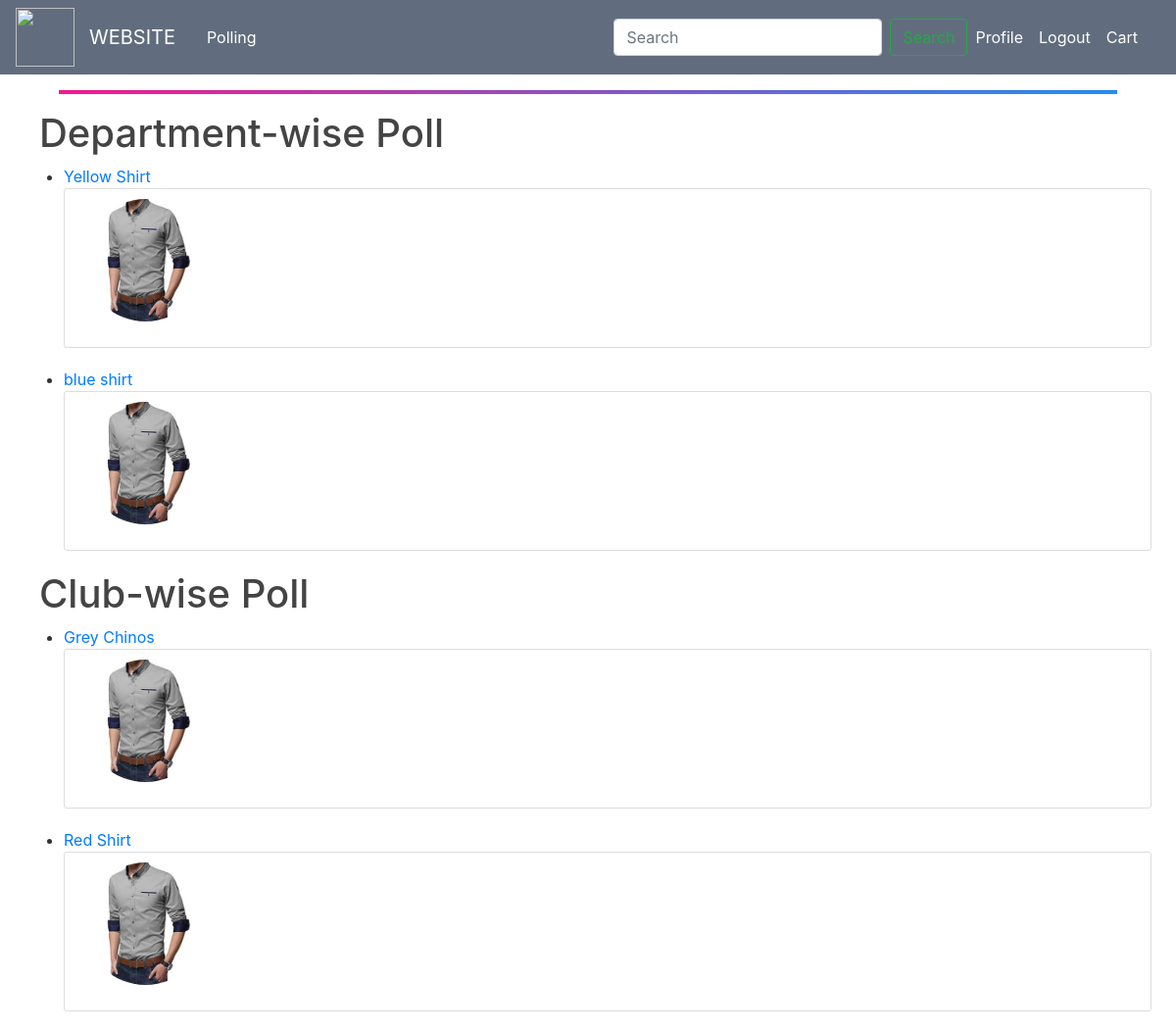
The page /polls/ (signed in) on the database its author committed.
### polls/models.py (models this page shows, shortened)
class Question(models.Model):
    question_text = models.CharField(max_length=200)
    department = models.CharField(max_length=120, choices=DEPARTMENTS, default='None')
    club = models.CharField(max_length=120, choices=CLUBS, default='None')
    image = models.ImageField( default='default.jpg', upload_to='images/')
    pub_date = models.DateTimeField(auto_now_add=True)
    status = models.BooleanField(default=True)

### polls/views.py (the view)
# urls.py: path('', views.IndexView.as_view(), name='index'),
class IndexView(generic.ListView):
    template_name = 'polls/index.html'
    context_object_name = 'latest_question_list'
    def get_queryset(self):
        return Question.objects.filter(
            pub_date__lte=timezone.now()
        ).order_by('-pub_date')[:5]

### polls/templates/polls/index.html (shortened to what this page needs)
{% extends "blog/base.html" %}
{% load static %}
{% load tz %}
{% block content %}
        {% if latest_question_list %}
            <ul>
                <h1>Department-wise Poll</h1>
                {% for question in latest_question_list %}
                     {% if question.department == user.profile.department %}
                        <div>
                             <div class="container">
                                 <li><a href="{% url 'polls:detail' question.id %}">{{ question.question_text }}</a></li>
                            <div class="content-section">
                              <div class="media">
                                <img class="rounded-circle account-img" src="{{ question.image.url }}">
                              </div>
                            </div>
                        </div>
                        </div>
                {% endif %}
                 {% endfor %}
                <h1>Club-wise Poll</h1>
                   {% for question in latest_question_list %}
                       {% if question.club == user.profile.club %}
                           <div class="container">
                                     <li><a href="{% url 'polls:detail' question.id %}">{{ question.question_text }}</a></li>
                                <div class="content-section">
                                  <div class="media">
                                    <img class="rounded-circle account-img" src="{{ question.image.url }}">
                                  </div>
                                </div>
                            </div>
   {% endif %}
                {% endfor %}
            </ul>
        {% else %}
            <p>No polls are available.</p>
        {% endif %}
{% endblock %}

### blog/static/blog/main.css (style rules this page uses)
body { background: #fff; color: #333333; margin-top: 0; }
h1, h2, h3, h4, h5, h6 { color: #444444; }
ul { margin: 0; }
.content-section { background: #ffffff; padding: 10px 20px; border: 1px solid #dddddd; border-radius: 3px; margin-bottom: 20px; }
.account-img { height: 125px; width: 125px; margin-right: 20px; margin-bottom: 16px; }

### rows shown on the page
Question: question_text "Yellow Shirt", image (placeholder picture)
Question: question_text "blue shirt", image (placeholder picture)
Question: question_text "Grey Chinos", image (placeholder picture)
Question: question_text "Red Shirt", image (placeholder picture)
